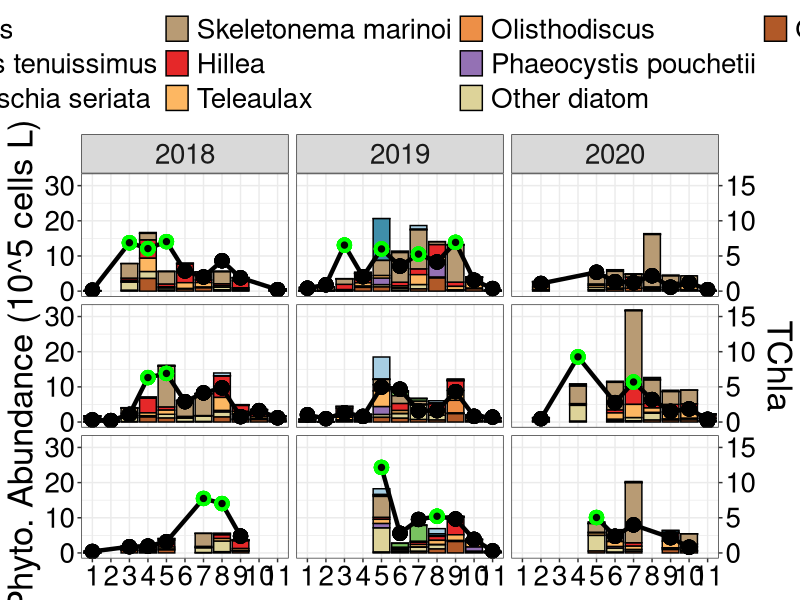
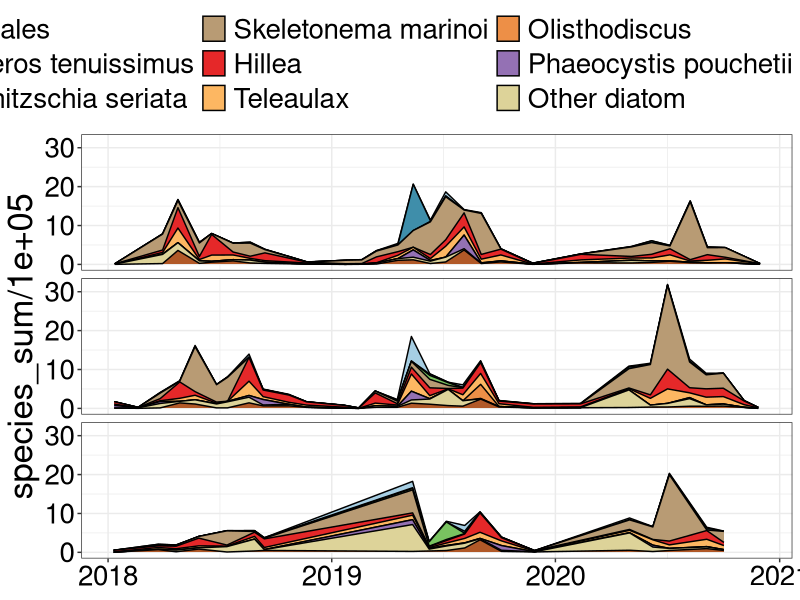
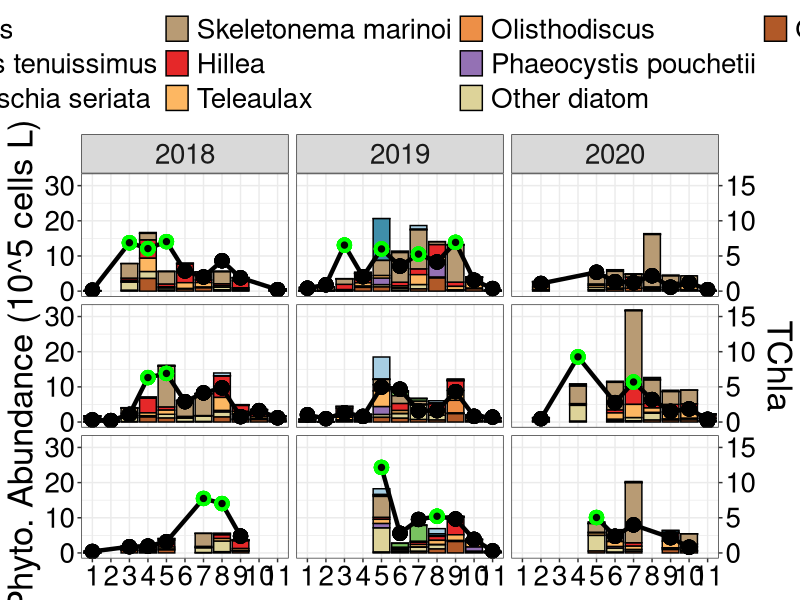
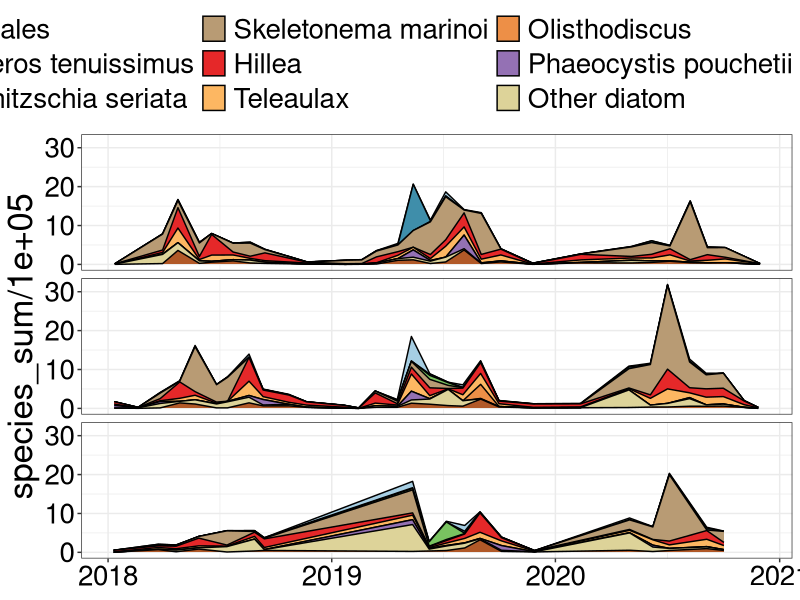
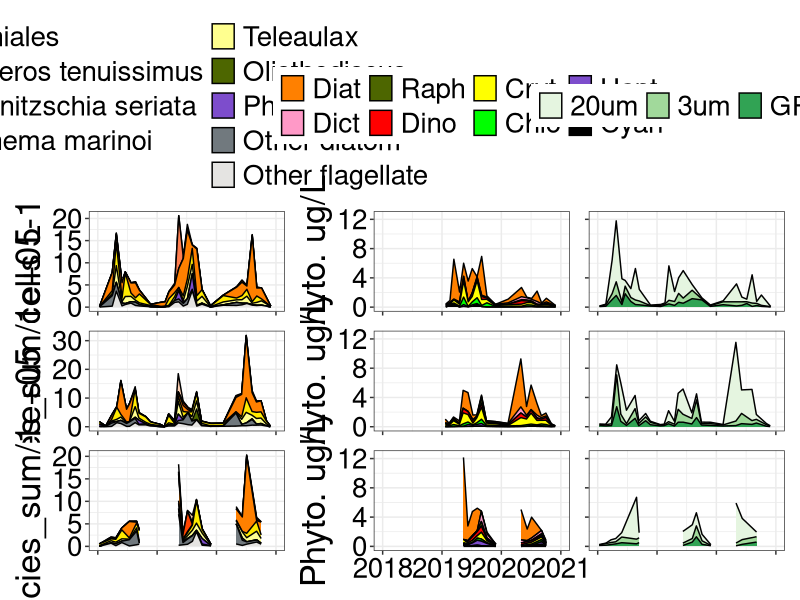
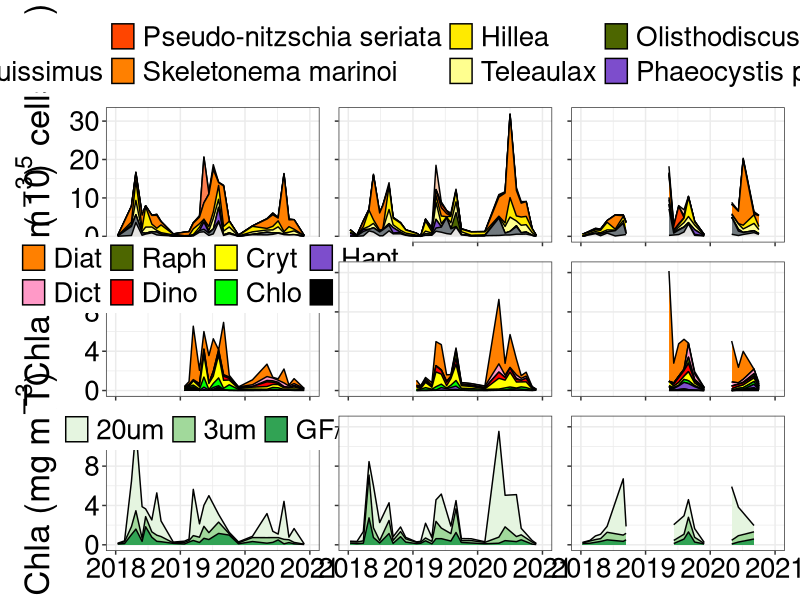

Reproduce these figures in R, in order.
## ---- chunk 1
#Upload packages
library(tidyverse)
library(readxl)
library(here)
library(patchwork)
library(RColorBrewer)
library(ggpubr)
library(broom)
library(vegan)
## ---- chunk 2
#Upload data from my master data standardization sheet
micro <- read_csv(here("outputs", "micro_all_2022-11-25.csv")) 

#Uploading chl data that has been converted to TChla
chl <- read_csv(here("outputs", "tchla_calibration_2022-11-15.csv"))

chem <- read_csv(here("files", "chemtax_2023-04-14.csv")) 

sf <- read_csv(here("files", "chl_2018_2020.csv")) 
## ---- chunk 3
#Remove QU39
micro <- micro %>%
  filter(!scientificName_accepted == "Cyanobacteria")
## ---- chunk 4
#Add year column
micro <- micro %>% 
  mutate(year = lubridate::year(date),
         month = lubridate::month(date)) %>% 
  relocate(year, .after = date) %>% 
  relocate(month, .after = year)

micro <- micro %>%  
  mutate(month_surv = lubridate::month(date),
         month_surv = case_when(date == "2019-08-29" ~ 9,
                                date == "2019-08-31" ~ 9,
                                date == "2019-11-27" ~ 12,
                             TRUE ~ as.numeric (month_surv)))
## ---- chunk 5
sf_less <- sf %>% 
  filter(line_out_depth == 5 & !filter_type == "Bulk GF/F") %>% 
  filter(chla_flag == "AV" | is.na(chla_flag)) %>%
  mutate(year = lubridate::year(date)) %>% 
  select(date, year, site_id, filter_type, chla) %>% 
  filter(!is.na(chla)) %>% 
  group_by(date) %>% 
  mutate(n_filt = n()) %>% 
  ungroup() %>% 
  filter(n_filt == 3)
## ---- chunk 6
# Changing site_id to location 
micro <- micro %>% 
    mutate(location = case_when(site_id == "DFO2" ~ "F",
                              site_id == "KC10" ~ "C",
                              site_id == "QCS01" ~ "S",
                              TRUE ~ as.character(site_id))) %>% 
  relocate(location, .after = site_id)

chl <- chl %>% 
    mutate(location = case_when(site_id == "DFO2" ~ "F",
                              site_id == "KC10" ~ "C",
                              site_id == "QCS01" ~ "S",
                              TRUE ~ as.character(site_id))) %>% 
  relocate(location, .after = site_id)
## ---- chunk 7
micro_all <- micro 

#Order locations from fjord to shelf
order_loc <- c("F", "C", "S")

#Chemtax - Specify order of phyto groups for figures
micro_all <- arrange(mutate(micro_all,
                         location = factor(location, levels = order_loc)))


micro_all <- micro_all %>%
  # filter(group == "Bacillariophyta")
  filter(trophicStatus == "auto")
#I want to look at species that never contribute to more than a certain percentage to the total biomass
## ---- chunk 8
micro_all <- micro_all %>%
  group_by(date, location) %>%
  mutate(sum_count = sum(species_sum)) %>%
  ungroup() %>%
  mutate(perc = species_sum/sum_count)

micro_all <- micro_all %>%
  group_by(scientificName) %>%
  mutate(max = max(perc),
         max_abund = max(species_sum),
         median_abund = median(species_sum)) %>% 
  ungroup()

top_13 <- micro_all %>% 
  distinct(scientificName, max_abund) %>% 
  slice_max(max_abund, n = 8)
## ---- chunk 9
micro_all_gt10_perc <- micro_all %>% 
  mutate(scientificName2 = ifelse(max_abund < 350000 & group == "Bacillariophyta",
                                  "Other diatom", scientificName)) %>% 
  mutate(scientificName2 = ifelse(max_abund < 350000 & !group == "Bacillariophyta",
                                  "Other flagellate", scientificName2))
## ---- chunk 10
micro_all_gt10_perc2 <- micro_all_gt10_perc %>% 
  group_by(date, month_surv, location, scientificName2) %>% 
  summarise(species_sum = sum(species_sum)) %>% 
  ungroup()
## ---- chunk 11
micro_all_c <- micro_all_gt10_perc2  

colourCount_c = length(unique(micro_all_c$scientificName2))
getPalette_c = colorRampPalette(brewer.pal(15, "Paired"))
## ---- chunk 12
spec_dist <- micro_all_c %>% 
  distinct(scientificName2)
## ---- chunk 13
#25%
spec_ord <- c("Biddulphiales", #
              "Chaetoceros tenuissimus", #
              # "Pennales", #
              "Pseudo-nitzschia seriata", #
              # "Rhizosolenia setigera", #
              "Skeletonema marinoi", #
              # "Olisthodiscus", #
              "Hillea", #
              "Teleaulax", #
              "Olisthodiscus",
              "Phaeocystis pouchetii", #
              # "Choanozoa",
              # "Parvicorbicula socialis",
              "Other diatom", #
              "Other flagellate") #




# spec_ord <- c("Biddulphiales", #
#               "Chaetoceros tenuissimus", #
#               "Pennales", #
#               "Pseudo-nitzschia seriata", #
#               "Rhizosolenia setigera", #
#               "Skeletonema marinoi", #
#               "Olisthodiscus", #
#               "Hillea", #
#               "Teleaulax", #
#               "Phaeocystis pouchetii", #
#               "Other diatom", #
#               "Other flagellate") #

#20%
# spec_ord <- c("Biddulphiales",
#               "Chaetoceros cinctus",
#               "Chaetoceros tenuissimus",
#               "Pseudo-nitzschia seriata",
#               "Rhizosolenia setigera",
#               "Skeletonema marinoi small",
#               "Skeletonema marinoi large",
#               "Olisthodiscus",
#               "Hillea",
#               "Teleaulax",
#               "Phaeocystis pouchetii",
#               "Pyramimonas orientalis",
#               "Other")

#10%
# spec_ord <- c("Biddulphiales",
#               "Chaetoceros cinctus",
#               "Chaetoceros tenuissimus",
#               "Pseudo-nitzschia",
#               
#               "Rhizosolenia setigera",
#               "Skeletonema marinoi large",
#               "Skeletonema marinoi small",
#               "Thalassiosira nordenskioeldii",
#               "Thalassiosira pacifica",
#               "Olisthodiscus",
#               "Hillea",
#               "Teleaulax",
#               "Pterosperma",
#               "Pyramimonas orientalis",
#               "Phaeocystis pouchetii")

micro_all_c <- arrange(mutate(micro_all_c,
                         scientificName2 = factor(scientificName2,
                                                 levels = spec_ord)))
## ---- chunk 14
micro_all_chl <- micro_all_c %>% 
  left_join(chl)

micro_all_chl <- arrange(mutate(micro_all_chl,
                         location = factor(location, levels = order_loc)))
## ---- chunk 15
coeff <- 2

micro_all_chl %>%   
  mutate(year = lubridate::year(date)) %>% 
  ggplot() + 
  geom_bar(aes(x = as.factor(month_surv), y = species_sum/100000, 
           fill = scientificName2), stat = "identity", position = "stack",
           color = "black") +
  scale_fill_manual(values = getPalette_c(colourCount_c)) +
  geom_line(aes(x = month_surv, y = tchla*coeff), size = 1.5) +
  geom_point(aes(x = month_surv, y = tchla*coeff, 
                 color = ifelse(tchla < 5, "Fail", "Pass")), size = 2.5, pch = 21,
             stroke = 2, fill = "black") +
  scale_y_continuous(name = "Phyto. Abundance (10^5 cells L)",
                     sec.axis = sec_axis(~ . /coeff, name = "TChla")) +
  scale_color_manual(values = c("black", "green"))+
  facet_grid(location ~ year) +
  theme_bw() +
  theme(text = element_text(size = 25),
        axis.title.x = element_blank(),
        # axis.text.y = element_blank(),
        axis.text = element_text(colour = "black"),
        legend.position = "top",
        legend.direction = "horizontal",
        legend.title = element_blank(),
        strip.background.y = element_blank(),
        strip.text.y = element_blank()) +
  guides(fill = guide_legend(nrow = 3),
         color = "none")

ggsave(here("figures_species_timeseries", "compositions_all_10species.png"),
       width = 16, height = 10, dpi = 300)
## ---- chunk 16
test <- micro_all_chl %>% 
  select(-site_id, -tchla) %>% 
  pivot_wider(names_from = scientificName2, values_from = species_sum,
              values_fill = 0) 

test2 <- test %>% 
  pivot_longer(cols = c(Hillea:Olisthodiscus), names_to = "scientificName2",
               values_to = "species_sum")
## ---- chunk 17
test2 <- arrange(mutate(test2,
                         scientificName2 = factor(scientificName2,
                                                 levels = spec_ord)))

test2 %>%
  mutate(year = lubridate::year(date)) %>% 
  ggplot() + 
  geom_area(aes(x = date, y = species_sum/100000, 
           fill = scientificName2), stat = "identity", position = "stack",
           color = "black") +
  scale_fill_manual(values = getPalette_c(colourCount_c)) +
  facet_grid(location ~ .) +
  theme_bw() +
  theme(text = element_text(size = 25),
        axis.title.x = element_blank(),
        # axis.text.y = element_blank(),
        axis.text = element_text(colour = "black"),
        legend.position = "top",
        legend.direction = "horizontal",
        legend.title = element_blank(),
        strip.background.y = element_blank(),
        strip.text.y = element_blank()) +
  guides(fill = guide_legend(nrow = 3),
         color = "none")


ggsave(here("figures_species_timeseries", "test.png"),
       width = 16, height = 10, dpi = 300)
## ---- chunk 18

#Adding location instead of site ID for interpretation of results
chem <- chem %>% 
    mutate(location = case_when(site_id == "DFO2" ~ "F",
                              site_id == "KC10" ~ "C",
                              site_id == "QCS01" ~ "S",
                              TRUE ~ as.character(site_id))) %>% 
  relocate(location, .after = site_id)

#Creating a unique location-date ID for each sample - makes labels for plotting by dendrogram more informative 
chem <- chem %>% 
  unite(sample_name, c(location, date), sep = "", remove = FALSE)

chem <- chem %>% 
  rename(cyan = Cyanobacteria, hapt = Hapto, GA = `Prasinophytes-3`,
         cryp = Cryptophytes, dino = `Dinoflagellates-1`, dict = Dictyo, 
         raph = Raphido,
         diat = `Diatoms-1`)



## ---- chunk 19
#Here, only including 2019-2020
chem <- chem %>% 
  filter(date < "2021-01-01")

chem <- chem %>% 
    add_row(sample_name = NA,
            date = as.Date("2020-01-01"),
            site_id = "QCS01",
            location = "S",
            cyan = NA,
            hapt = NA,
            GA = NA, 
            cryp = NA,
            dino = NA,
            raph = NA,
            dict = NA, 
            diat = NA) 

chem_long <- chem %>% 
  pivot_longer(c(cyan:diat), names_to = "group", values_to = "tchla")
## ---- chunk 20
#Order locations from fjord to shelf
order_loc <- c("F", "C", "S")

#Chemtax - Specify order of phyto groups for figures
chem_long <- arrange(mutate(chem_long,
                         location = factor(location, levels = order_loc)))


#Chemtax - Specify order of phyto groups for figures
chl <- arrange(mutate(chl,
                         location = factor(location, levels = order_loc)))
## ---- chunk 21
#Setting plotting order phytoplankton groups

#Order phytoplankton groups roughly from smallest to largest - create order list
order_chem <- c("cyan", "hapt", "GA", "cryp",
                   "dino", "raph", "dict", "diat")

#Chemtax spring bloom - Specify order of phyto groups for figures
chem_long <- arrange(mutate(chem_long,
                                group = factor(group,
                                levels = order_chem)))

## ---- chunk 22
#Set Color palette for plotting. Currently based on QU39 manuscript. Brewer has some good ones for R style.
palette <- c("#ff8000", #1 - Diatoms (orange)
             "#ff99c7", #2 - Dictyochophytes (pink)
             "#4d6600", #3 - Raphidophytes (dark green)
             "#ff0000", #4 - Dinoflagellates (Red)
             "#ffff00", #5 - Cryptophytes (yellow)
             "#00ff00", #6 - Chlorophyta (light green)
             "#7d4dcc", #7 - Haptophytes (purple)
             "#000000") #8 - Cyanobacteria (black)

palette_micro <- c("#FBCEB1", #Bidd
                   "#FF7F50", #C.ten.
                   "#FF4500", #P.n.s.
                   "#ff8000", #S.mar.
                   "#FFEA00", #Hill
                   "#FFFF8F", #Tel
                   "#4d6600", #Olis
                   "#7d4dcc", #P.p.
                   "#71797E", #OD
                   "#E5E4E2") #OF

## ---- chunk 23
chem_long <- chem_long %>%
    mutate(year = lubridate::year(date),
         month = lubridate::month(date)) %>%
  mutate(month_surv = case_when(date == "2019-08-31" ~ 9,
                                TRUE ~ as.numeric (month)))
## ---- chunk 24
f1 <- test2 %>%
  filter(location == "F") %>%
  ggplot() + 
  geom_area(aes(x = date, y = species_sum/100000, 
           fill = scientificName2), stat = "identity", position = "stack",
           color = "black") +
  scale_fill_manual(values = palette_micro) +
  scale_x_date(limits = as.Date(c("2018-01-01", "2021-01-01"))) +
  labs(y = "cells L-1") +
  theme_bw() +
  theme(text = element_text(size = 25),
        axis.title.x = element_blank(),
        axis.text.x = element_blank(),
        axis.text = element_text(colour = "black"),
        legend.position = "top",
        legend.direction = "horizontal",
        legend.title = element_blank(),
        strip.background.y = element_blank(),
        strip.text.y = element_blank()) +
  guides(fill = guide_legend(nrow = 5),
         color = "none")

f2 <- chem_long %>%
  filter(site_id == "DFO2") %>% 
  ggplot() +
  geom_area(aes(x = date, y = tchla, 
           fill = fct_rev(group)), stat = "identity", position = "stack",
           color = "black") +
  scale_fill_manual(values = palette,
                    labels = c("Diat", "Dict", "Raph", "Dino", "Cryt", "Chlo", 
                               "Hapt", "Cyan")) +
  scale_x_date(limits = as.Date(c("2018-01-01", "2021-01-01"))) +
  labs(y = "Phyto. ug/L") +
  ylim(0, 12.5) +
  theme_bw() +
  theme(text = element_text(size = 25),
        axis.title.x = element_blank(),
        # axis.title.y = element_blank(),
        axis.text.x = element_blank(),
        axis.text = element_text(colour = "black"),
        legend.position = "top",
        legend.direction = "horizontal",
        legend.title = element_blank(),
        strip.background.y = element_blank(),
        # strip.text.y = element_blank()
        ) +
  guides(fill = guide_legend(nrow = 2),
         color = "none")

f3 <- test2 %>%
  filter(location == "C") %>%
  ggplot() + 
  geom_area(aes(x = date, y = species_sum/100000, 
           fill = scientificName2), stat = "identity", position = "stack",
           color = "black") +
  scale_fill_manual(values = palette_micro) +
  scale_x_date(limits = as.Date(c("2018-01-01", "2021-01-01"))) +
  theme_bw() +
  theme(text = element_text(size = 25),
        axis.title.x = element_blank(),
        axis.text.x = element_blank(),
        axis.text = element_text(colour = "black"),
        legend.position = "none",
        legend.direction = "horizontal",
        legend.title = element_blank(),
        strip.background.y = element_blank(),
        strip.text.y = element_blank()) +
  guides(fill = guide_legend(nrow = 2),
         color = "none")

f4 <- chem_long %>%
  filter(site_id == "KC10") %>% 
  ggplot() +
  geom_area(aes(x = date, y = tchla, 
           fill = fct_rev(group)), stat = "identity", position = "stack",
           color = "black") +
  scale_fill_manual(values = palette,
                    labels = c("Diat", "Dict", "Raph", "Dino", "Cryt", "Chlo", 
                               "Hapt", "Cyan")) +
  scale_x_date(limits = as.Date(c("2018-01-01", "2021-01-01"))) +
  ylim(0, 12.5) +
  labs(y = "Phyto. ug/L") +
  theme_bw() +
  theme(text = element_text(size = 25),
        axis.title.x = element_blank(),
        # axis.title.y = element_blank(),
        axis.text.x = element_blank(),
        axis.text = element_text(colour = "black"),
        legend.position = "none",
        legend.direction = "horizontal",
        legend.title = element_blank(),
        strip.background.y = element_blank(),
        # strip.text.y = element_blank()
        ) +
  guides(fill = guide_legend(nrow = 1),
         color = "none")

test2<- test2 %>% 
  mutate(year = lubridate::year(date))

f5 <- test2 %>%
  ggplot() +
  geom_area(data = filter(test2, year == 2018 & location == "S"), 
           aes(x = date, y = species_sum/100000,
           fill = scientificName2), stat = "identity", position = "stack",
           color = "black") +
    geom_area(data = filter(test2, year == 2019 & location == "S"), 
           aes(x = date, y = species_sum/100000,
           fill = scientificName2), stat = "identity", position = "stack",
           color = "black") +
      geom_area(data = filter(test2, year == 2020 & location == "S"), 
           aes(x = date, y = species_sum/100000,
           fill = scientificName2), stat = "identity", position = "stack",
           color = "black") +
  scale_fill_manual(values = palette_micro) +
  scale_x_date(limits = as.Date(c("2018-01-01", "2021-01-01"))) +
  theme_bw() +
  theme(text = element_text(size = 25),
        axis.title.x = element_blank(),
        axis.text.x = element_blank(),
        axis.text = element_text(colour = "black"),
        legend.position = "none",
        legend.direction = "horizontal",
        legend.title = element_blank(),
        strip.background.y = element_blank(),
        strip.text.y = element_blank()) +
  guides(fill = guide_legend(nrow = 2),
         color = "none")

GeomRibbon$handle_na <- function(data, params) { data }

test <- chem_long %>% 
  filter(site_id == "QCS01")

test$ymax <-test$tchla
test$ymin <- 0
zl <- levels(test$group)
for ( i in 2:length(zl) ) {
   zi <- test$group==zl[i]
   zi_1 <- test$group==zl[i-1]
   test$ymin[zi] <- test$ymax[zi_1]
   test$ymax[zi] <- test$ymin[zi] + test$ymax[zi]
}

f6 <- test %>%
  ggplot(aes(x = date, ymax = ymax, ymin = ymin, fill = fct_rev(group))) + 
  geom_ribbon(color = "black") +
  scale_fill_manual(values = palette,
                    labels = c("Diat", "Dict", "Raph", "Dino", "Cryt", "Chlo", 
                               "Hapt", "Cyan")) +
  scale_x_date(limits = as.Date(c("2018-01-01", "2021-01-01"))) +
  ylim(0, 12.5) +
  labs(y = "Phyto. ug/L") +
  theme_bw() +
  theme(text = element_text(size = 25),
        axis.title.x = element_blank(),
        # axis.title.y = element_blank(),
        axis.text = element_text(colour = "black"),
        legend.position = "none",
        legend.direction = "horizontal",
        legend.title = element_blank(),
        strip.background.y = element_blank(),
        # strip.text.y = element_blank()
        ) +
  guides(fill = guide_legend(nrow = 1),
         color = "none")

f7 <- sf_less %>%
  filter(site_id == "DFO2") %>%
  ggplot() + 
  geom_area(aes(x = date, y = chla, 
           fill = filter_type), stat = "identity", position = "stack",
           color = "black") +
  scale_fill_brewer(palette = "Greens") +
  scale_x_date(limits = as.Date(c("2018-01-01", "2021-01-01"))) +
  ylim(0, 12.5) +
  theme_bw() +
  theme(text = element_text(size = 25),
        axis.title.x = element_blank(),
        axis.title.y = element_blank(),
        axis.text.y = element_blank(),
        axis.text.x = element_blank(),
        axis.text = element_text(colour = "black"),
        legend.position = "top",
        legend.direction = "horizontal",
        legend.title = element_blank(),
        strip.background.y = element_blank(),
        strip.text.y = element_blank()) +
  guides(fill = guide_legend(nrow = 1),
         color = "none")

f8 <- sf_less %>%
  filter(site_id == "KC10") %>%
  ggplot() + 
  geom_area(aes(x = date, y = chla, 
           fill = filter_type), stat = "identity", position = "stack",
           color = "black") +
  scale_fill_brewer(palette = "Greens") +
  scale_x_date(limits = as.Date(c("2018-01-01", "2021-01-01"))) +
  ylim(0, 12.5) +
  theme_bw() +
  theme(text = element_text(size = 25),
        axis.title.x = element_blank(),
        axis.title.y = element_blank(),
        axis.text.y = element_blank(),
        axis.text.x = element_blank(),
        axis.text = element_text(colour = "black"),
        legend.position = "none",
        legend.direction = "horizontal",
        legend.title = element_blank(),
        strip.background.y = element_blank(),
        strip.text.y = element_blank()) +
  guides(fill = guide_legend(nrow = 2),
         color = "none")

f9 <- sf_less %>%
  ggplot() + 
  geom_area(data = filter(sf_less, year == 2018 & site_id == "QCS01"), 
           aes(x = date, y = chla,
           fill = filter_type), stat = "identity", position = "stack",
           color = "black") +
    geom_area(data = filter(sf_less, year == 2019 & site_id == "QCS01"), 
           aes(x = date, y = chla,
           fill = filter_type), stat = "identity", position = "stack",
           color = "black") +
      geom_area(data = filter(sf_less, year == 2020 & site_id == "QCS01"), 
           aes(x = date, y = chla,
           fill = filter_type), stat = "identity", position = "stack",
           color = "black") +
  scale_fill_brewer(palette = "Greens") +
  scale_x_date(limits = as.Date(c("2018-01-01", "2021-01-01"))) +
  ylim(0, 12.5) +
  theme_bw() +
  theme(text = element_text(size = 25),
        axis.title.x = element_blank(),
        axis.title.y = element_blank(),
        axis.text.y = element_blank(),
        axis.text.x = element_blank(),
        axis.text = element_text(colour = "black"),
        legend.position = "none",
        legend.direction = "horizontal",
        legend.title = element_blank(),
        strip.background.y = element_blank(),
        strip.text.y = element_blank()) +
  guides(fill = guide_legend(nrow = 2),
         color = "none")

fig <- (f1 + f2 + f7) / (f3 + f4 + f8) / (f5 + f6 + f9)

ggsave(here("figures_species_timeseries", "test_test2.png"), fig,
       width = 18, height = 12, dpi = 300)
## ---- chunk 25
f1 <- test2 %>%
  filter(location == "F") %>%
  ggplot() + 
  geom_area(aes(x = date, y = species_sum/100000, 
           fill = scientificName2), stat = "identity", position = "stack",
           color = "black") +
  scale_fill_manual(values = palette_micro) +
  scale_x_date(limits = as.Date(c("2018-01-01", "2021-01-01"))) +
  ylim(0, 32) +
  labs(y = bquote("Abund. ("~10^5 ~ cells ~ L^-3*")")) +
  theme_bw() +
  theme(text = element_text(size = 25),
        axis.title.x = element_blank(),
        axis.text.x = element_blank(),
        axis.text = element_text(colour = "black"),
        legend.title = element_blank(),
        strip.background.y = element_blank(),
        strip.text.y = element_blank()) 


f2 <- chem_long %>%
  filter(site_id == "DFO2") %>% 
  ggplot() +
  geom_area(aes(x = date, y = tchla, 
           fill = fct_rev(group)), stat = "identity", position = "stack",
           color = "black") +
  scale_fill_manual(values = palette,
                    labels = c("Diat", "Dict", "Raph", "Dino", "Cryt", "Chlo", 
                               "Hapt", "Cyan")) +
  scale_x_date(limits = as.Date(c("2018-01-01", "2021-01-01"))) +
  labs(y = bquote("Phy. (TChla, mg" ~ m^-3*")")) +
  ylim(0, 12.5) +
  theme_bw() +
  theme(text = element_text(size = 25),
        axis.title.x = element_blank(),
        # axis.title.y = element_blank(),
        axis.text.x = element_blank(),
        axis.text = element_text(colour = "black"),
        legend.position = c(0.5, 0.9),
        legend.direction = "horizontal",
        legend.title = element_blank(),
        strip.background.y = element_blank(),
        # strip.text.y = element_blank()
        ) +
  guides(fill = guide_legend(nrow = 2),
         color = "none")

f3 <- test2 %>%
  filter(location == "C") %>%
  ggplot() + 
  geom_area(aes(x = date, y = species_sum/100000, 
           fill = scientificName2), stat = "identity", position = "stack",
           color = "black") +
  scale_fill_manual(values = palette_micro) +
  scale_x_date(limits = as.Date(c("2018-01-01", "2021-01-01"))) +
  ylim(0, 32) +
  theme_bw() +
  theme(text = element_text(size = 25),
        axis.title.x = element_blank(),
        axis.text.x = element_blank(),
        axis.title.y = element_blank(),
        axis.text.y = element_blank(),
        axis.text = element_text(colour = "black"),
        legend.title = element_blank(),
        strip.background.y = element_blank(),
        strip.text.y = element_blank()) 


f4 <- chem_long %>%
  filter(site_id == "KC10") %>% 
  ggplot() +
  geom_area(aes(x = date, y = tchla, 
           fill = fct_rev(group)), stat = "identity", position = "stack",
           color = "black") +
  scale_fill_manual(values = palette,
                    labels = c("Diat", "Dict", "Raph", "Dino", "Cryt", "Chlo", 
                               "Hapt", "Cyan")) +
  scale_x_date(limits = as.Date(c("2018-01-01", "2021-01-01"))) +
  ylim(0, 12.5) +
  labs(y = "Phyto. ug/L") +
  theme_bw() +
  theme(text = element_text(size = 25),
        axis.title.x = element_blank(),
        axis.text.x = element_blank(),
        axis.title.y = element_blank(),
        axis.text.y = element_blank(),
        axis.text = element_text(colour = "black"),
        legend.position = "none",
        legend.direction = "horizontal",
        legend.title = element_blank(),
        strip.background.y = element_blank(),
        # strip.text.y = element_blank()
        ) +
  guides(fill = guide_legend(nrow = 1),
         color = "none")

test2<- test2 %>% 
  mutate(year = lubridate::year(date))

f5 <- test2 %>%
  ggplot() +
  geom_area(data = filter(test2, year == 2018 & location == "S"), 
           aes(x = date, y = species_sum/100000,
           fill = scientificName2), stat = "identity", position = "stack",
           color = "black") +
    geom_area(data = filter(test2, year == 2019 & location == "S"), 
           aes(x = date, y = species_sum/100000,
           fill = scientificName2), stat = "identity", position = "stack",
           color = "black") +
      geom_area(data = filter(test2, year == 2020 & location == "S"), 
           aes(x = date, y = species_sum/100000,
           fill = scientificName2), stat = "identity", position = "stack",
           color = "black") +
  scale_fill_manual(values = palette_micro) +
  scale_x_date(limits = as.Date(c("2018-01-01", "2021-01-01"))) +
  ylim(0, 32) +
  theme_bw() +
  theme(text = element_text(size = 25),
        axis.title.x = element_blank(),
        axis.text.x = element_blank(),
        axis.title.y = element_blank(),
        axis.text.y = element_blank(),
        axis.text = element_text(colour = "black"),
        legend.title = element_blank(),
        strip.background.y = element_blank(),
        strip.text.y = element_blank()) 

GeomRibbon$handle_na <- function(data, params) { data }

test <- chem_long %>% 
  filter(site_id == "QCS01")

test$ymax <-test$tchla
test$ymin <- 0
zl <- levels(test$group)
for ( i in 2:length(zl) ) {
   zi <- test$group==zl[i]
   zi_1 <- test$group==zl[i-1]
   test$ymin[zi] <- test$ymax[zi_1]
   test$ymax[zi] <- test$ymin[zi] + test$ymax[zi]
}

f6 <- test %>%
  ggplot(aes(x = date, ymax = ymax, ymin = ymin, fill = fct_rev(group))) + 
  geom_ribbon(color = "black") +
  scale_fill_manual(values = palette,
                    labels = c("Diat", "Dict", "Raph", "Dino", "Cryt", "Chlo", 
                               "Hapt", "Cyan")) +
  scale_x_date(limits = as.Date(c("2018-01-01", "2021-01-01"))) +
  ylim(0, 12.5) +
  labs(y = "Phyto. ug/L") +
  theme_bw() +
  theme(text = element_text(size = 25),
        axis.text.x = element_blank(),
        axis.title.x = element_blank(),
        axis.title.y = element_blank(),
        axis.text.y = element_blank(),
        axis.text = element_text(colour = "black"),
        legend.position = "none",
        legend.direction = "horizontal",
        legend.title = element_blank(),
        strip.background.y = element_blank(),
        # strip.text.y = element_blank()
        ) +
  guides(fill = guide_legend(nrow = 1),
         color = "none")

f7 <- sf_less %>%
  filter(site_id == "DFO2") %>%
  ggplot() + 
  geom_area(aes(x = date, y = chla, 
           fill = filter_type), stat = "identity", position = "stack",
           color = "black") +
  scale_fill_brewer(palette = "Greens") +
  scale_x_date(limits = as.Date(c("2018-01-01", "2021-01-01"))) +
  ylim(0, 12.5) +
  labs(y = bquote("Chla (mg" ~ m^-3*")")) +
  theme_bw() +
  theme(text = element_text(size = 25),
        axis.title.x = element_blank(),
        # axis.title.y = element_blank(),
        # axis.text.y = element_blank(),
        # axis.text.x = element_blank(),
        axis.text = element_text(colour = "black"),
        legend.position = c(0.5, 0.9),
        legend.direction = "horizontal",
        legend.title = element_blank(),
        strip.background.y = element_blank(),
        strip.text.y = element_blank()) +
  guides(fill = guide_legend(nrow = 1),
         color = "none")

f8 <- sf_less %>%
  filter(site_id == "KC10") %>%
  ggplot() + 
  geom_area(aes(x = date, y = chla, 
           fill = filter_type), stat = "identity", position = "stack",
           color = "black") +
  scale_fill_brewer(palette = "Greens") +
  scale_x_date(limits = as.Date(c("2018-01-01", "2021-01-01"))) +
  ylim(0, 12.5) +
  theme_bw() +
  theme(text = element_text(size = 25),
        axis.title.x = element_blank(),
        axis.title.y = element_blank(),
        axis.text.y = element_blank(),
        # axis.text.x = element_blank(),
        axis.text = element_text(colour = "black"),
        legend.position = "none",
        legend.direction = "horizontal",
        legend.title = element_blank(),
        strip.background.y = element_blank(),
        strip.text.y = element_blank()) +
  guides(fill = guide_legend(nrow = 2),
         color = "none")

f9 <- sf_less %>%
  ggplot() + 
  geom_area(data = filter(sf_less, year == 2018 & site_id == "QCS01"), 
           aes(x = date, y = chla,
           fill = filter_type), stat = "identity", position = "stack",
           color = "black") +
    geom_area(data = filter(sf_less, year == 2019 & site_id == "QCS01"), 
           aes(x = date, y = chla,
           fill = filter_type), stat = "identity", position = "stack",
           color = "black") +
      geom_area(data = filter(sf_less, year == 2020 & site_id == "QCS01"), 
           aes(x = date, y = chla,
           fill = filter_type), stat = "identity", position = "stack",
           color = "black") +
  scale_fill_brewer(palette = "Greens") +
  scale_x_date(limits = as.Date(c("2018-01-01", "2021-01-01"))) +
  ylim(0, 12.5) +
  theme_bw() +
  theme(text = element_text(size = 25),
        axis.title.x = element_blank(),
        axis.title.y = element_blank(),
        axis.text.y = element_blank(),
        # axis.text.x = element_blank(),
        axis.text = element_text(colour = "black"),
        legend.position = "none",
        legend.direction = "horizontal",
        legend.title = element_blank(),
        strip.background.y = element_blank(),
        strip.text.y = element_blank()) +
  guides(fill = guide_legend(nrow = 2),
         color = "none")


fig2 <- (f1 + plot_layout(guides = "collect") & theme(legend.position = "top")) +
  (f3 + theme(legend.position = "none")) + (f5 + theme(legend.position = "none"))

fig3 <- fig2 / (f2 + f4 + f6) 

fig4 <- fig3 / (f7 + f8 + f9)

ggsave(here("figures_species_timeseries", "test_test3.png"), fig4,
       width = 18, height = 12, dpi = 300)
